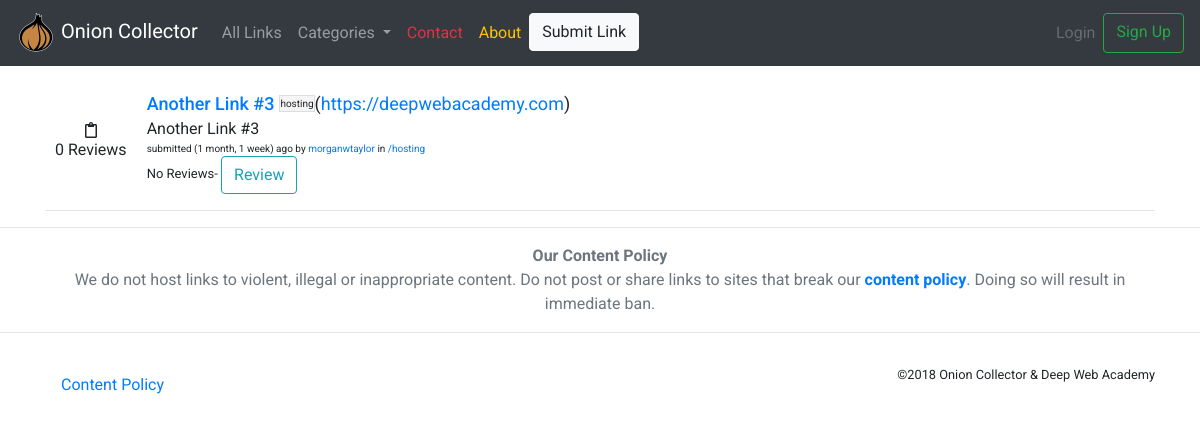
/links/another-link-3/, run on the app's committed database.
### links/models.py (models this page shows, shortened)
class Link(models.Model):
    user = models.ForeignKey(settings.AUTH_USER_MODEL,on_delete=models.DO_NOTHING, related_name='links')
    created_at = models.DateTimeField(
            auto_now=True)
    title = models.CharField(max_length=30)
    slug = models.SlugField(unique=True)
    description = models.TextField(max_length = 255)
    category = models.ForeignKey(Category,on_delete=models.DO_NOTHING, related_name='links', null=True, blank=True)
    link = models.URLField(default = 'https://deepwebacademy.com')
    nsfw = models.BooleanField(default = False)
    votes = models.IntegerField(default = 1)
    likes = models.ManyToManyField(settings.AUTH_USER_MODEL, blank=True, related_name='link_likes')
    class Meta:
        ordering = ["-created_at"]
        unique_together = ['user', 'title']

class Category(models.Model):
    title = models.CharField(max_length=25)
    slug = models.SlugField(unique=True)
    def __str__(self):
        return self.title
    class Meta:
        verbose_name_plural = "Categories"

### links/views.py (the view)
# urls.py: path('<slug>/', views.LinkDetailView.as_view(), name='detail'),
class LinkDetailView(generic.DetailView):
    model = Link

### links/templatetags/link_extras.py (called while the page is built)
@register.inclusion_tag('links/categories/category_nav.html')
def nav_category_list():
    category = Category.objects.all()
    return {'category': category}

### links/templates/links/link_detail.html (shortened to what this page needs)
{% extends 'base.html' %}
{% load staticfiles %}
{% block content %}
{% include 'links/base/_link.html' %}
{% endblock %}

### links/templates/links/base/_link.html (shortened to what this page needs)
{% load staticfiles %}
<div class="content-container">
  <div class="pt-4">
      <div class="content-container">
        <div class="content-upvote-container">
          <a><i class="far fa-clipboard"></i></a>
            <p>{{ link.review_set.count }} Review{{ link.review_set.count|pluralize  }}</p>
        </div>
        <div class="content-info">
          <div class="content-title">
            <a href="{% url 'links:detail' slug=link.slug %}"><h1 class="link-title no-wrap t-l">{{ link.title|lower|title }}</h1></a>
            <div class="link-category">
              <p class="t-xs">{{ link.category|lower }}</p>
            </div>
            <p class="t-l">({{ link.link|urlize }})</p>
          </div>
          <div class="content-description">
            <p class="t-m"> {% if link.description|wordcount <= 15 %}
                              {{ link.description }}
                            {% else %}
                              {{ link.description|truncatewords:15 }}
                              <a href="{% url 'links:detail' slug=link.slug %}">Read More</a>
                            {% endif %}
            </p>
          </div>
          <div class="content-details">
            <p class="t-xs">submitted ({{ link.created_at|timesince }}) ago by <a href="{% url 'links:user_account' username=link.user.username %}">{{ link.user }}</a> in <a href="{% url 'links:category_detail' slug=link.category.slug %}">/{{link.category.slug}}</a></p>
            <p class="t-s"<p>
                  {%  if link.review_set.count == 0 %}
                    No Reviews-
                  {% else %}
                  <span class="stars" data-rating="{{ link.average_rating }}" data-num-stars="5" ></span>
                    {{ link.average_rating }} out of {{ link.review_set.count }} Review{{ link.review_set.count|pluralize }}
                  {% endif %}
                  <a href="{% url 'links:review' slug=link.slug %}">
                    <button type="button" class="btn btn-outline-info">Review</button>
                  </a>
              </p>
          </div>
        </div>
      </div>
  </div>
</div>
<hr>

### onioncollector/static/css/layout.css (style rules this page uses)
* { font-family: 'Roboto', sans-serif; }
p { margin: 0px; }
.t-xs { font-size: x-small; }
.t-s { font-size: small; }
.t-m { font-size: medium; }
.t-l { font-size: large; }

### onioncollector/static/css/link.css (style rules this page uses)
.link-title { margin: 0px 5px 0px 0px; }
.link-category { background-color: #f5f5f5; border: 0.92px solid #dddddd; margin-right: auto; }
.no-wrap { flex: 0 0 auto; }
.pt-4 { padding:0; }
.content-container { display: flex; align-items: center; flex-wrap: wrap; }
.content-upvote-container { display: flex; flex-direction: column; margin: 0 10 0 10; align-items: center; justify-content: center; }
.content-info { flex-direction: column; flex-wrap: wrap; flex: 1 1; margin: 0 0 0 10px; }
.content-title { display: flex; align-self: flex-start; align-items: center; justify-content: space-between; flex-wrap: wrap; margin: 0px; }
.content-description, .review-description { max-width: 500px; }

### data on the page
Link: review_set.count "0", title "Another Link #3", category "hosting", link "https://deepwebacademy.com", description "Another Link #3", created_at "1 month, 1 week", user "morganwtaylor", category.slug "hosting"
